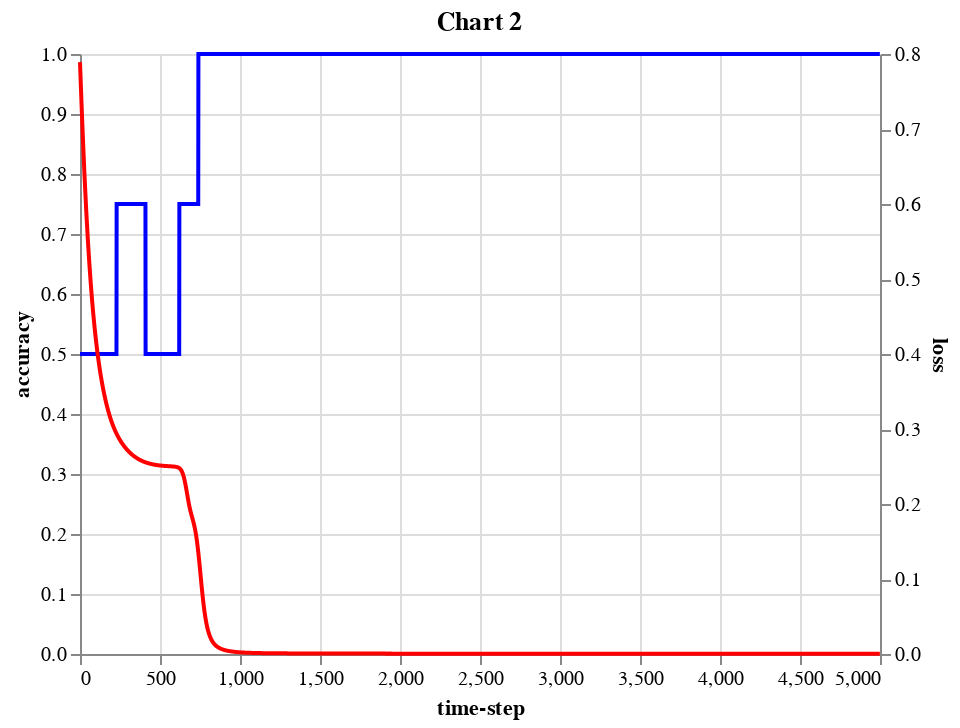

The cell this chart's notebook holds for it:
### Markdown cell above
**Chart 2** shows the error curve (red, right axis), and the accuracy curve (blue, left axis) for each epoch.

### Code cell
alt.data_transformers.disable_max_rows()

loss = history.history['loss']
accuracy = history.history['acc']

df = pd.DataFrame({"accuracy":accuracy, "loss":loss, "time-step": np.arange(0, len(accuracy))})

base = alt.Chart(df).mark_line(color="blue").encode(x="time-step", y="accuracy")
loss = alt.Chart(df).mark_line(color="red").encode(x="time-step", y="loss")
(base  + loss).properties(title='Chart 2').resolve_scale(y='independent')

### Figure 1 — Vega-Lite specification as saved in the notebook (floating-point values rounded to 4 significant figures; data arrays with more than 128 entries replaced by an {"elided": "..."} marker saying what was removed)
{"config": {"view": {"continuousWidth": 400, "continuousHeight": 300}}, "layer": [{"mark": {"type": "line", "color": "blue"}, "encoding": {"x": {"type": "quantitative", "field": "time-step"}, "y": {"type": "quantitative", "field": "accuracy"}}}, {"mark": {"type": "line", "color": "red"}, "encoding": {"x": {"type": "quantitative", "field": "time-step"}, "y": {"type": "quantitative", "field": "loss"}}}], "data": {"name": "data-0549baac71c0ac0d808fb26352b6c2e4"}, "resolve": {"scale": {"y": "independent"}}, "title": "Chart 2", "$schema": "https://vega.github.io/schema/vega-lite/v4.0.2.json", "datasets": {"data-0549baac71c0ac0d808fb26352b6c2e4": {"elided": "5000 records"}}}
